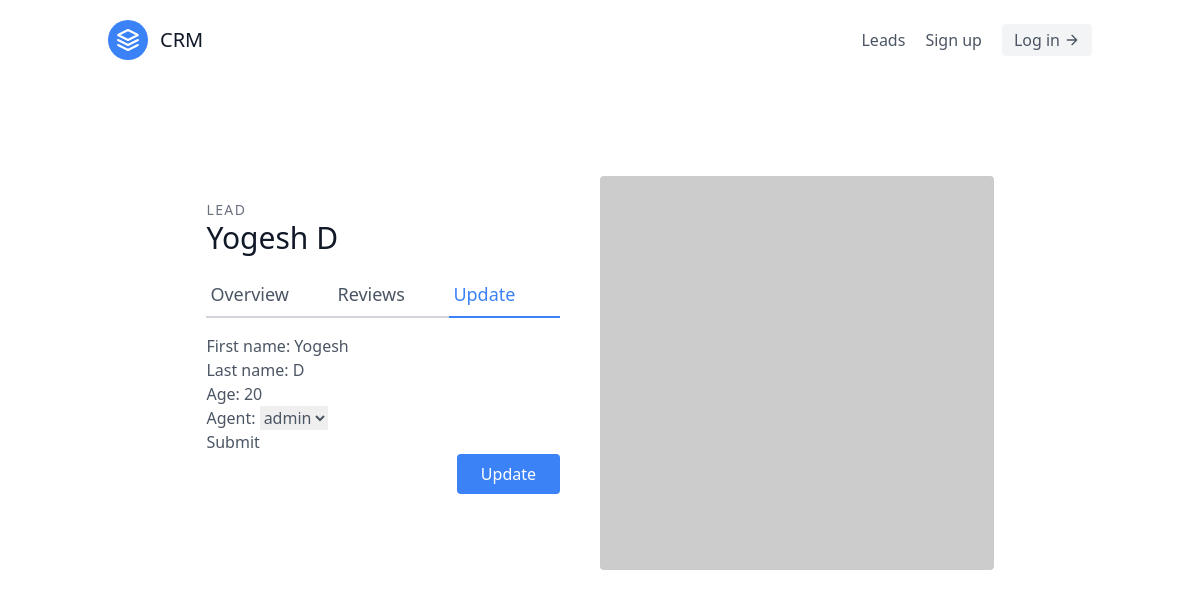
The page /leads/1/update/ on the database its author committed.
### leads/models.py (models this page shows, shortened)
class Leads(models.Model):
    first_name=models.CharField(max_length=100)
    last_name=models.CharField(max_length=100)
    age=models.IntegerField()
    agent=models.ForeignKey(Agent,on_delete=models.CASCADE)
    class Meta:
        verbose_name_plural="Leads"

### leads/views.py (the view, shortened to what this page needs)
# urls.py: path("<int:pk>/update/",LeadsUpdateView.as_view(),name="leads-update"),
class LeadsUpdateView(UpdateView):
    template_name="leads/leads_update.html"
    queryset=Leads.objects.all()
    form_class=LeadModelForm
    context_object_name="lead"

### leads/forms.py
class LeadModelForm(forms.ModelForm):
    class Meta :
        model=Leads
        fields=(
            "first_name" ,
            "last_name" ,
            "age" ,
            "agent" ,
        )

### leads/models.py (called while the page is built)
    def __str__(self) -> str:
        return f"{self.user}"

### leads/templates/leads/leads_update.html (shortened to what this page needs)
{% extends "base.html" %}
{% block content %}
<section class="text-gray-600 body-font overflow-hidden">
    <div class="container px-5 py-24 mx-auto">
      <div class="lg:w-4/5 mx-auto flex flex-wrap">
        <div class="lg:w-1/2 w-full lg:pr-10 lg:py-6 mb-6 lg:mb-0">
          <h2 class="text-sm title-font text-gray-500 tracking-widest">LEAD</h2>
          <h1 class="text-gray-900 text-3xl title-font font-medium mb-4">{{lead.first_name}} {{lead.last_name}}</h1>
          <div class="flex mb-4">
            <a href="{% url "leads:leads-details" lead.pk %}" class="flex-grow border-b-2 border-gray-300 py-2 text-lg px-1 hover:text-blue-300">
                Overview
            </a>
            <a class="flex-grow border-b-2 border-gray-300 py-2 text-lg px-1">
                Reviews
            </a>
            <a class="flex-grow text-blue-500 border-b-2 border-blue-500 py-2 text-lg px-1">
                Update
            </a>
            </div>
            <div>
                <form method="post">
                    {{form.as_p}}
                    <button type="submit">Submit</button>
                </form>
            </div>
          <div class="flex">
            <button class="flex ml-auto text-white bg-blue-500 border-0 py-2 px-6 focus:outline-none hover:bg-blue-600 rounded">Update</button>
          </div>
        </div>
        <img alt="ecommerce" class="lg:w-1/2 w-full lg:h-auto h-64 object-cover object-center rounded" src="https://dummyimage.com/400x400">
      </div>
    </div>
  </section>
{% endblock content %}

### rows shown on the page
Leads: first_name "Yogesh", last_name "D", age "20", agent "admin"
